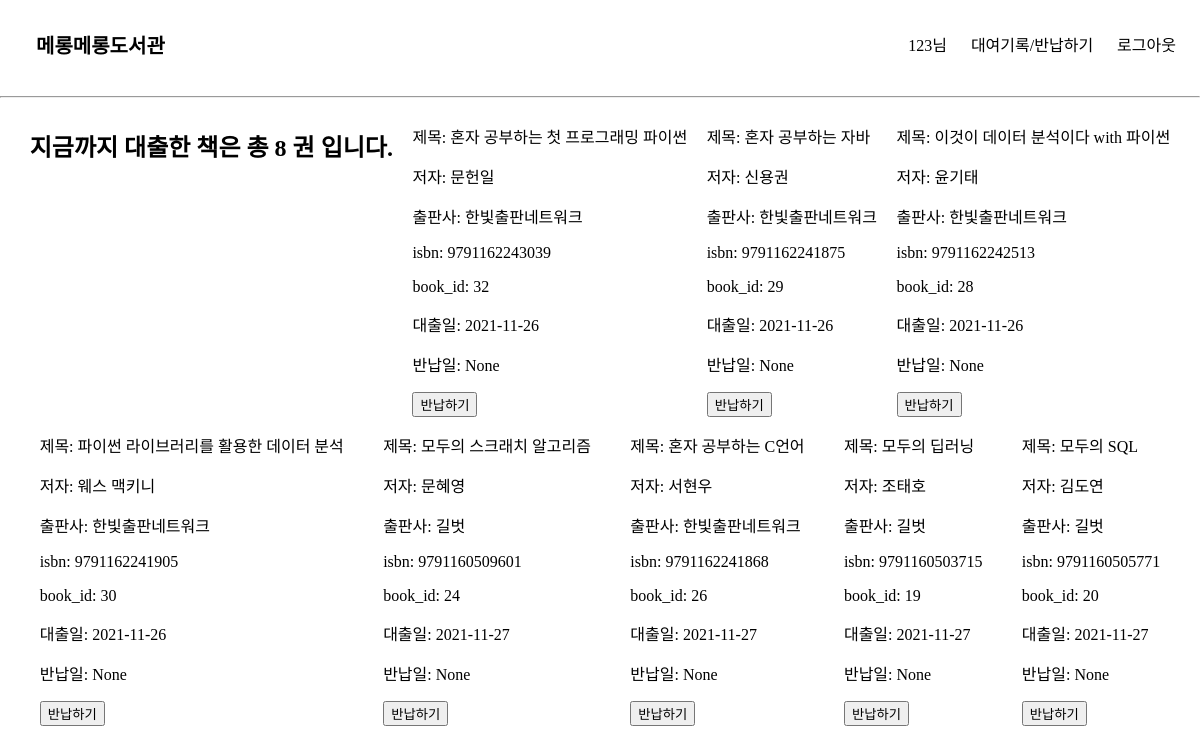
The page /dashboard (signed in) on the database as committed earlier.
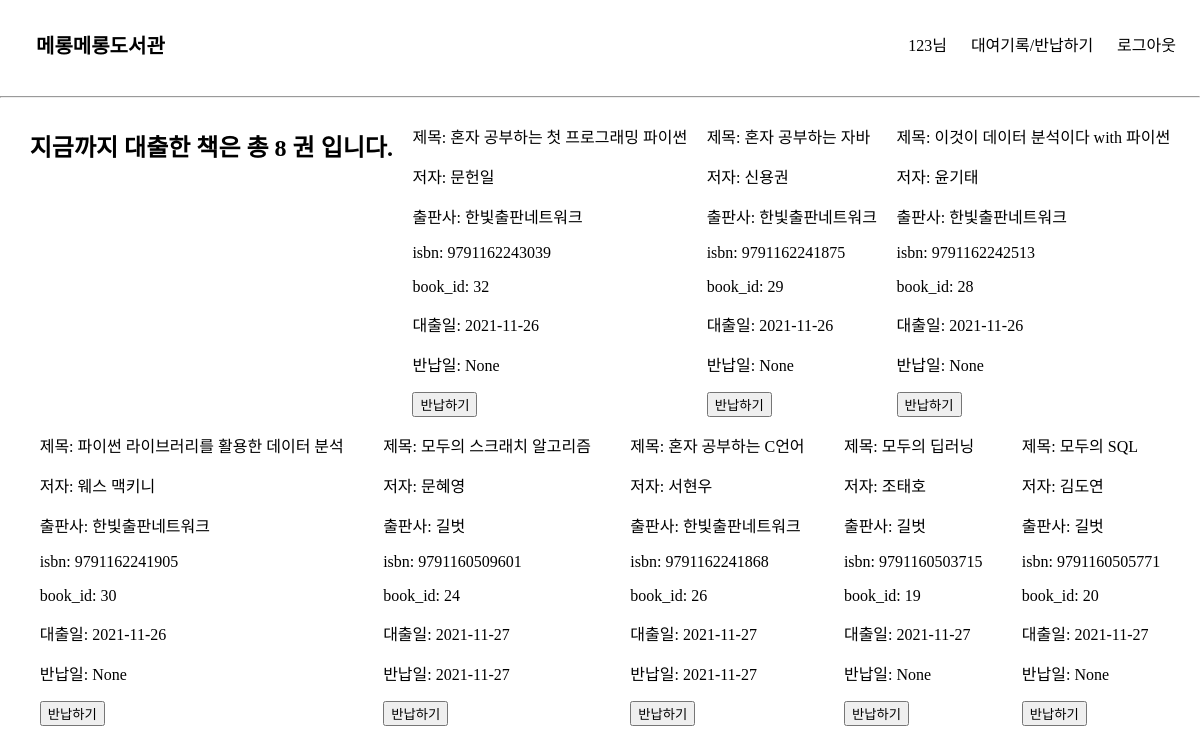
The same page on the database as committed later.
### elicelibrary/models.py (models this page shows, shortened)
class checkoutRecords(db.Model):
    __tablename__     = 'checkoutRecords'
    checkout_id       = db.Column(db.Integer, primary_key=True, nullable=False, autoincrement=True, unique=True)
    book_id           = db.Column(db.Integer, db.ForeignKey('Book.id'), nullable=False)
    user_id           = db.Column(db.String(45), db.ForeignKey('User.email'))
    checkoutdate      = db.Column(db.Date)
    duedate           = db.Column(db.Date)
    returndate        = db.Column(db.Date, nullable=True)
    isbn              = db.Column(db.String(45))

class Book(db.Model):
    __tablename__     = 'Book'
    id                = db.Column(db.Integer, primary_key=True, nullable=False, autoincrement=True, unique=True)
    title             = db.Column(db.String(45), nullable=False)
    author            = db.Column(db.String(45))
    publisher         = db.Column(db.String(45))
    publication_date  = db.Column(db.String(45))
    pages             = db.Column(db.Integer)
    isbn              = db.Column(db.String(45))
    registered_date   = db.Column(db.DateTime, default=datetime.utcnow)
    description       = db.Column(db.Text())    # 길이를 정할 수 없는 문자열은 Text를 쓰면 됨
    book_link         = db.Column(db.String(255))
    book_status       = db.Column(db.String(45))   # "1" :대출가능, "0" : 대출중 , "999" : 폐기    -> 선택형 변수에 적합한 데이터타입이 있을까?
    book_img          = db.Column(db.String(45))    # 책 표지만 바뀐 경우, 또는 책이 다르지만 같은 표지를 쓰는 경우가 있기 때문에 이미지 스토리지에서 같은 이미지의 반복을 막기 위해 별도의 책 이미지 식별 용 변수를 넣음
    at_user           = db.Column(db.String(45), default=None)

### elicelibrary/views/book_api.py (the view)
@book.route('/dashboard', methods=["GET", "POST"])
def user_dashboard():
    if session['login_id'] == None:
        flash("대출기록을 확인하시려면 로그인을 해주세요.")
        return redirect(url_for('user.login'))
    else :
        login_id = session['login_id']
        checkout_list = db.session.query(checkoutRecords, Book).join(Book).filter(checkoutRecords.user_id == login_id).all()
        return_count=len(checkout_list)
        return render_template("checkoutrecords.html", checkout_list=checkout_list, cnt=return_count)

### elicelibrary/templates/checkoutrecords.html (shortened to what this page needs)
{% extends 'base.html' %}
{% block content %}
<div class="book-card-container">
    <h2>지금까지 대출한 책은 총 {{ cnt }} 권 입니다. </h2>
    {% for book in checkout_list %}
        <div class="checkout-info-list">
            <p>제목: {{ book[1].title }}</p>
            <p>저자: {{ book[1].author }}</p>
            <p>출판사: {{ book[1].publisher }}</p>
            <p>isbn: {{ book[1].isbn }}</p>
            <p>book_id: {{ book[0].book_id }}</p>
            <p>대출일: {{ book[0].checkoutdate }}</p>
            <p>반납일: {{ book[0].returndate }}</p>
            <form action="{{ url_for('book.book_return', book_id=book[0].book_id) }}" method="post">
                <input class='checkout-btn' type="submit" value="반납하기">
            </form>
        </div>
    {% endfor %}
</div>
{% endblock %}

### elicelibrary/templates/base.html (shortened to what this page needs)
<!DOCTYPE html>
<html lang="en">
<head>
    <link rel="stylesheet" href="{{ url_for('static', filename='style.css') }}" />
</head>
<body>
    <header>
        <nav class="navbar">
            <a class="header-main-name" href="/">메롱메롱도서관</a>
            <ul class="navbar-menu">
                {% block nav_link %}
                {% if session['login_id'] %}
                <li><a class="nav-link" href="">{{ session['login_id'] }}님 </a></li>
                <li><a class="nav-link" href="{{ url_for('book.user_dashboard')}}">대여기록/반납하기</a></li>
                <li><a class="nav-link" href="/logout">로그아웃</a></li>
                {% else %}
                <li><a class="nav-link" href="/login">로그인/회원가입</a></li>
                {% endif %}
                {% endblock %}
            </ul>
        </nav>
    </header>
    <hr>
    {% block content %}
    {% endblock %}
</body>
</html>

### elicelibrary/static/style.css (style rules this page uses)
:root { --text-color: black; --background-color: white; --accent-color: grey; }
body { margin: 0; }
a { text-decoration: none; color: var(--text-color); }
.navbar { display: flex; justify-content: space-between; align-items: center; background-color: var(--background-color); padding: 8px 12px; }
.header-main-name { font-family: "Source Sans Pro", sans-serif; font-weight: bold; font-size: 20px; padding-left: 24px; }
.navbar-menu { display: flex; list-style: none; padding-left: 0; }
.navbar-menu li { padding: 8px 12px; }
.book-card-container { margin: 10px 20px 10px 20px; display: flex; flex-wrap: wrap; justify-content: space-around; }

Rows that differ between the two databases and show on the page:
changed checkoutRecords "모두의 스크래치 알고리즘": returndate "None" → "2021-11-27"
changed checkoutRecords "혼자 공부하는 C언어": returndate "None" → "2021-11-27"
